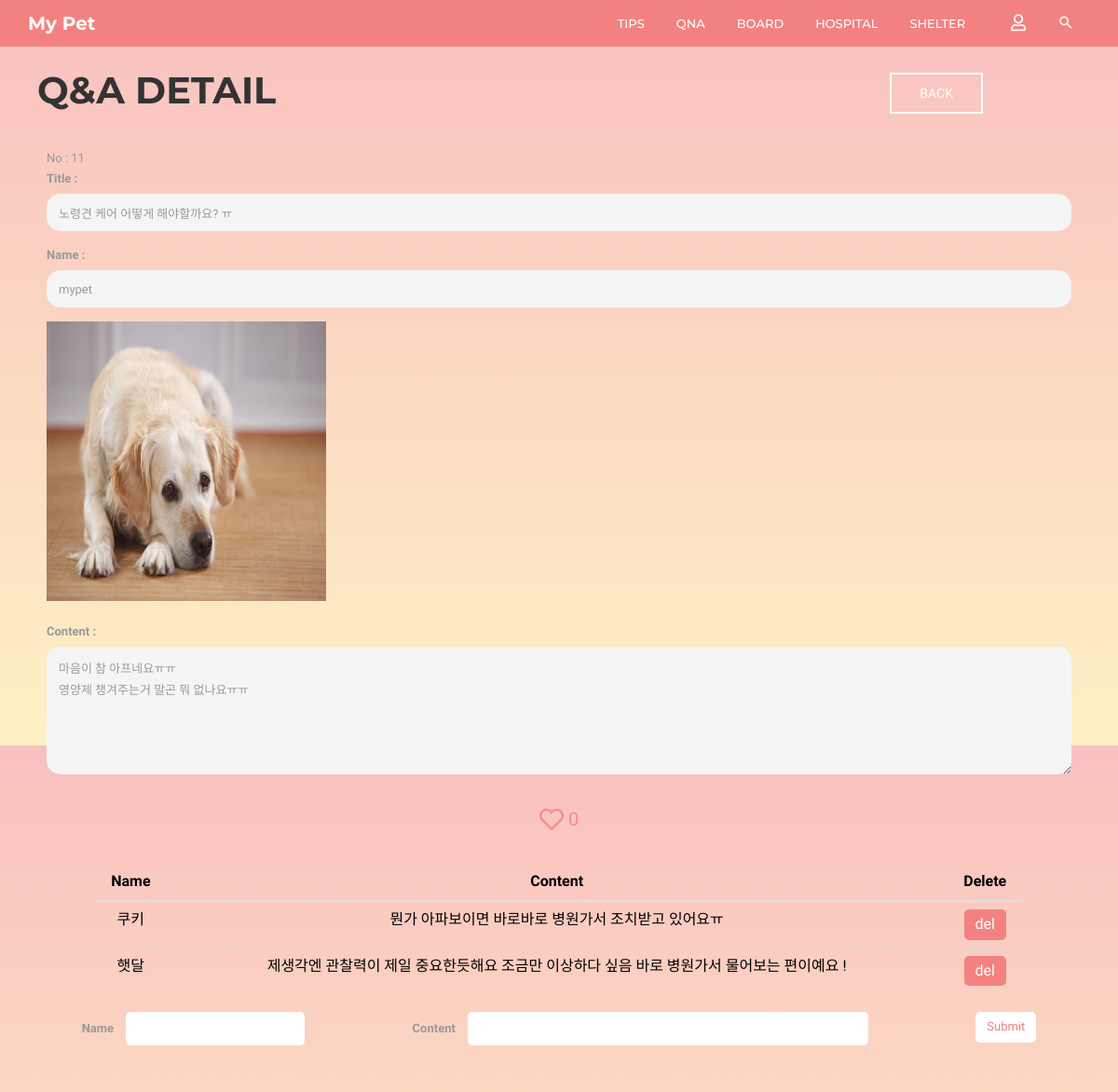
The page /community/11/qna_detail/ on the database its author committed.
### community/models.py (models this page shows, shortened)
class Qna(models.Model):
    b_title = models.CharField(max_length=30)
    b_author = models.CharField(max_length=20)
    b_content = models.TextField(max_length=5000)
    b_date = models.DateTimeField(auto_now=True)  # 글 수정하면 수정한 시각으로 갱신됨
    b_comment_count = models.IntegerField(default=0)
    b_like_count = models.IntegerField(default=0)
    b_photo = models.ImageField(blank=True, null=True, default='../media/noimage.jpg')

class QnaComment(models.Model):
    c_author = models.CharField(max_length=20)
    c_content = models.CharField(max_length=100)
    board = models.ForeignKey(Qna, on_delete=models.CASCADE)  # 어떤 게시글의 댓글인지 FK 설정

### community/views.py (the view)
# urls.py: path('<int:post_id>/qna_detail/', views.qna_detail, name='qna_detail'),
def qna_detail(request, post_id):
    posts = get_object_or_404(Qna, id=post_id)
    comments = posts.qnacomment_set.all().order_by('-id')
    return render(request, 'community/qna_detail.html',
                  {'posts': posts,
                   'comments': comments})

### community/templates/community/qna_detail.html (shortened to what this page needs)
{% extends 'base.html' %}
{% block html_body %}
    <link rel="stylesheet" href="/static/css/pages/header.css">
    <link rel="stylesheet" href="/static/css/pages/board.css">
    <link rel="stylesheet" href="/static/css/pages/create.css">
    <header id="column-header">
        <div id="nino-headerInner">
            <nav id="nino-navbar" class="navbar navbar-default" role="navigation">
                <div class="container">
                    <div class="navbar-header">
                        <a class="navbar-brand" href="{% url 'home' %}">My Pet</a>
                    </div>
                    <div class="nino-menuItem pull-right">
                        <div class="collapse navbar-collapse pull-left" id="nino-navbar-collapse">
                            <ul class="nav navbar-nav">
                                <li><a href="#" onclick="testa('{% url 'community:tips' %}')">Tips<span class="sr-only">(current)</span></a>
                                </li>
                                <li><a href="#" onclick="testa('{% url 'community:qna' %}')">QnA</a></li>
                                <li><a href="#" onclick="testa('{% url 'community:board' %}')">Board</a></li>
                                <li><a href="#" onclick="testa('{% url 'community:hospital' %}')">Hospital</a></li>
                                <li><a href="#" onclick="testa('{% url 'community:shelter' %}')">Shelter</a></li>
                            </ul>
                        </div>
                        <ul class="nino-iconsGroup nav navbar-nav">
                            {% if user.is_authenticated %}
                                <li><a href="#" onclick="testa('{% url 'community:logout' %}')"><i
                                        class="mdi fas fa-user-slash nino-icon"></i></a></li>
                            {% else %}
                                <li><a href="#" onclick="testa('{% url 'community:login' %}')"><i
                                        class="mdi far fa-user nino-icon"></i></a></li>
                            {% endif %}
                            <li><a href="#" class="nino-search"><i class="mdi mdi-magnify nino-icon"></i></a></li>
                        </ul>
                    </div>
                </div>
            </nav>
        </div>
    </header>
    <div class="container board-header">
        <div class="board-title">
            <h1 class="title-h1">Q&A DETAIL</h1>
        </div>
        <div class="board-post-btn">
            <a href="javascript:history.back();" id="back-btn" class="nino-btn nino-post-btn">BACK</a>
        </div>
    </div>
    <div class="container">
        <form>
            <div id="boards-form">
                <span>No : <span id="board_id">{{ posts.id }}</span></span>
                <label for="title">Title : </label>
                <input type="text" id="title" name="title" value="{{ posts.b_title }}" disabled>
                <label for="author">Name : </label>
                <input type="text" id="author" name="author" value="{{ posts.b_author }}" disabled>
                {% if posts.b_photo %}
                    <img src="{{ posts.b_photo.url }}" alt="" height="300" width="300">
                    <br>
                {% endif %}
                <label for="content">Content : </label>
                <textarea id="content" name="content" rows="5" cols="33" disabled>{{ posts.b_content }}</textarea>
            </div>
            <div id="boards-detail-btn">
                 <button class="like-btn" type="button"
                         onclick="qna_like_click()"><i class="far fa-heart fa-2x"></i><span>{{ posts.b_like_count }}</span></button>
            </div>
        </form>
    </div>
    <div class="container">
        <div class="comment-table container">
            <table class="table table-hover">
                <thead>
                <tr>
                    <th scope="col">Name</th>
                    <th scope="col">Content</th>
                    <th scope="col">Delete</th>
                </tr>
                </thead>
                <tbody id="comment_body">
                {% for comment in comments %}
                <tr>
                    <td>{{ comment.c_author }}</td>
                    <td>{{ comment.c_content }}</td>
                    <td>
                        <button class="del-btn"
                                type="button"
                                data-comment_id="{{ comment.id }}"
                                id="qna_comment_delete_btn">del</button>
                    </td>
                </tr>
                {% endfor %}
                </tbody>
            </table>
        </div>
        <div class="comment-box">
            <div>
                <label for="c_name">Name</label>
                <input type="text" id="c_name">
            </div>
            <div class="input-box">
                <label for="c_content">Content</label>
                <input type="text" id="c_content">
            </div>
            <div>
                <button type="button" id="qna_comment_create_btn">Submit</button>
            </div>
        </div>
    </div>
{% endblock %}

### templates/base.html (shortened to what this page needs)
<!DOCTYPE html>
<html lang="en">
<head>
	<link rel="stylesheet" type="text/css" href="/static/css/bootstrap.min.css" />
	<link rel="stylesheet" type="text/css" href="/static/css/materialdesignicons.min.css" />
	<link rel="stylesheet" type="text/css" href="/static/css/jquery.mCustomScrollbar.min.css" />
	<link rel="stylesheet" type="text/css" href="/static/css/prettyPhoto.css" />
	<link rel="stylesheet" type="text/css" href="/static/css/unslider.css" />
	<link rel="stylesheet" type="text/css" href="/static/css/pages/index.css" />
    <link rel="stylesheet" href="https://cdn.jsdelivr.net/gh/FortAwesome/Font-Awesome@5.14.0/css/all.min.css">
</head>
<body>
    {% block html_body %}
    {% endblock %}
</body>
</html>

### static/css/pages/index.css (style rules this page uses)
html, body { line-height: 1.7; margin: 0; padding: 0; }
body { color: #999; font-size: 13px; font-weight: 400; overflow-x: hidden; position: relative; font-family: "Roboto", sans-serif; }
article, aside, details, figcaption, figure, footer, header, hgroup, menu, nav, section, main { display: block; }
a { text-decoration: none; outline: none; color: #2ec06c; -webkit-transition: all 0.3s ease-in-out; -moz-transition: all 0.3s ease-in-out; -o-transition: all 0.3s ease-in-out; -ms-transition: all 0.3s ease-in-out; transition: all 0.3s ease-in-out; }
h1, h2, h3, h4, h5, h6 { margin: 5px 0 10px; color: #333; text-transform: uppercase; font-family: "Montserrat", sans-serif; }
h1, h2 { font-weight: 300; }
h1 { font-size: 2.2em; }
ul, ul li, ol, ol li, p, form, input { margin: 0; padding: 0; }
ul, ul li { list-style: none; }
img { border: none; max-width: 100%; }
.container { position: relative; }
.nino-btn { display: inline-block; color: black; text-transform: uppercase; padding: 13px 30px; text-align: center; border: 2px solid black; font-size: 14px; line-height: 100%; }
#nino-headerInner { position: relative; z-index: 5; }
#nino-navbar { background: none; border: none; border-radius: 0; }
#nino-navbar .navbar-brand { color: #fff; font-weight: 700; font-size: 20px; }
#nino-navbar .navbar-nav > li > a { color: #fff; font-weight: 500; text-transform: uppercase; border-bottom: 3px solid transparent; padding: 15px 5px 5px; margin: 0 12px; }
#nino-navbar .nino-menuItem { float: right; }
#nino-navbar .nino-iconsGroup li a { border: none; font-size: 18px; }

### static/css/pages/header.css (style rules this page uses)
#column-header { position: relative; font-family: "Montserrat", sans-serif; background: rgba(243, 129, 129, 0.9); }
#column-header:after { content: ""; position: absolute; left: 0; top: 0; width: 100%; height: 100%; background: rgba(243, 129, 129, 0.9); }
#nino-headerInner { position: relative; z-index: 5; }

### static/css/pages/board.css (style rules this page uses)
body { height: 100vh; font-family: 'Prompt', sans-serif; background: linear-gradient( to bottom, rgba(243, 129, 129, 0.5), rgba(252, 227, 138, 0.5) ); }
.board-header { display: flex; align-items: center; margin-top: 15px; }
.board-title { position: relative; margin-left: 10px; }
.board-post-btn { position: absolute; right: 130px; }
.title-h1 { font-weight: 700; font-size: 40px; }
th, td { color: black; font-size: 16px; }
.nino-post-btn { display: inline-block; color: white; text-transform: uppercase; padding: 13px 30px; text-align: center; border: 2px solid white; font-size: 14px; line-height: 100%; }

### static/css/pages/create.css (style rules this page uses)
#boards-form { display: flex; flex-direction: column; margin: 30px 20px; }
#boards-form input { border: none; height: 40px; border-radius: 15px; outline-style: none; padding: 1em 1em; margin-bottom: 15px; }
#boards-form textarea { border: none; border-radius: 15px; outline-style: none; padding: 1em 1em; }
#boards-form input:disabled { background-color: whitesmoke; }
#boards-form textarea:disabled { background-color: whitesmoke; }
#boards-detail-btn { display: flex; justify-content: space-around; align-items: center; }
#boards-detail-btn button { border: none; background-color: rgba(0, 0, 0, 0); color: rgba(243, 129, 129, 0.8); }
.like-btn { display: flex; align-items: center; align-content: center; }
.like-btn span { font-size: 20px; margin-left: 5px; }
.comment-table { margin-top: 30px; width: 90%; }
.comment-table table { text-align: center; }
tr th { text-align: center; }
.del-btn { border: 2px solid rgb(243, 129, 129); color: white; background-color: rgb(243, 129, 129); text-align: center; padding: 3px 10px; border-radius: 5px; }
.comment-box { display: flex; justify-content: space-around; margin-bottom: 50px; }
.comment-box input { border: none; border-radius: 5px; outline-style: none; padding: .5em .5em; margin-left: 10px; }
.input-box input { width: 430px; }
.comment-box button { border: 2px solid white; color: rgb(243, 129, 129); background-color: white; text-align: center; padding: 3px 10px; border-radius: 5px; }

### rows shown on the page
Qna: id "11", title "노령견 케어 어떻게 해야할까요? ㅠ", author "mypet", b_photo (picture), content "마음이 참 아프네요ㅠㅠ 영양제 챙겨주는거 말곤 뭐 없나요ㅠㅠ", b_like_count "0"
QnaComment: c_author "쿠키", c_content "뭔가 아파보이면 바로바로 병원가서 조치받고 있어요ㅠ"
QnaComment: c_author "햇달", c_content "제생각엔 관찰력이 제일 중요한듯해요 조금만 이상하다 싶음 바로 병원가서 물어보는 편이예요 !"
